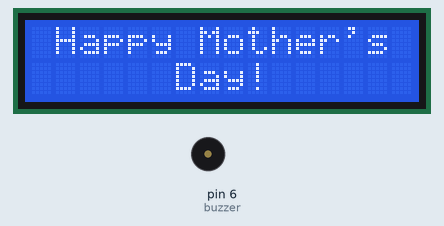
Recording of a sketch running on a simulated Arduino Uno, built with avr-gcc and run on an emulated ATmega328P. Parts: 16×2 character LCD, buzzer (waves = sounding).

Above: at 0.1 s.
At 7.8 s:
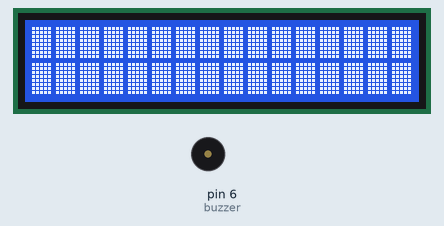
At 18.3 s:
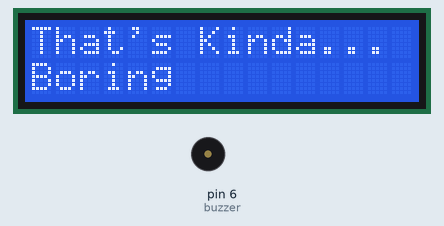
At 31.2 s:
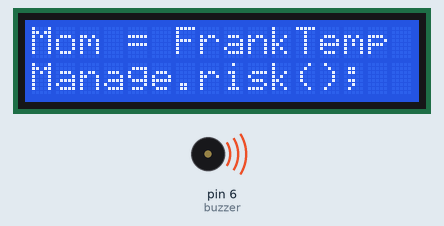
Timing chart, 0 to 40.0 s (numbered marks = the images above):
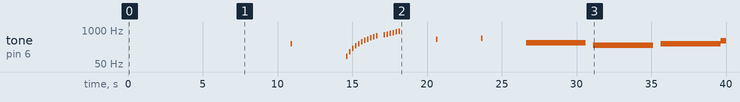

Measured:
- by itself, tone on pin 6 (buzzer): plays 300 Hz for 0.10 s, 100 Hz for 0.10 s, 150 Hz for 0.10 s, 200 Hz for 0.10 s, 250 Hz for 0.10 s, 300 Hz for 0.10 s … (24 notes in this stretch)
- what the display in image 1 shows lasts 3.1 s, from 7.8 s to 10.9 s
- what the display in image 2 shows lasts 2.5 s, from 18.1 s to 20.6 s

The sketch:

Mothers_Day.ino
```cpp
#include <LiquidCrystal.h> // Library for the LCD Display.

LiquidCrystal lcd (13, 12, 11, 10, 9, 8); // Declares the connectivity pins on the LCD Display as connected to Pins 8 - 13.

const int buzzer = 6; // The Piezo buzzer is connected to Pin 6 on the Arduino.

// Stores data for each pixel, painting each 8x5 square for the progress bar
byte p20[8] = {
  B10000,
  B10000,
  B10000,
  B10000,
  B10000,
  B10000,
  B10000,
  B10000,
};
byte p40[8] = {
  B11000,
  B11000,
  B11000,
  B11000,
  B11000,
  B11000,
  B11000,
  B11000,
};
byte p60[8] = {
  B11100,
  B11100,
  B11100,
  B11100,
  B11100,
  B11100,
  B11100,
  B11100,
};
byte p80[8] = {
  B11110,
  B11110,
  B11110,
  B11110,
  B11110,
  B11110,
  B11110,
  B11110,
};
byte p100[8] = {
  B11111,
  B11111,
  B11111,
  B11111,
  B11111,
  B11111,
  B11111,
  B11111,
};

const float C = 261.62;
const float D = 293.66;
const float E = 329.63;
const float F = 349.23;
const float G = 391.99;
const float A = 440.00;
const float B = 493.88;

void setup() {
  pinMode(buzzer, OUTPUT);

  lcd.begin(16, 2);
  lcd.createChar(0, p20);
  lcd.createChar(1, p40);
  lcd.createChar(2, p60);
  lcd.createChar(3, p80);
  lcd.createChar(4, p100);

  // Prints Initializing... on the top row of the screen as the progress bar executes
  lcd.setCursor(1, 0);
  lcd.print("Happy Mother's");
  lcd.setCursor(6, 1);
  lcd.print("Day!");
  delay(3000);

  // For loop for the progress bar
  for (int i = 0; i < 16; i++)
  {

    for (int j = 0; j < 5; j = j + 2)
    {
      lcd.setCursor(i, 1);
      lcd.write(j);
      lcd.setCursor(i, 0);
      lcd.write(j);
      delay(100);
    }
  }
  delay(3000);
  lcd.setCursor(5, 1);
  lcd.print("Wait...");
  tone(buzzer, 300, 100);

  for (int i = 15; i >= 12; i--) {
    lcd.setCursor(i, 1);
    lcd.print(" ");
    delay(100);
  }

  for (int i = 4; i >= 0; i--) {
    lcd.setCursor(i, 1);
    lcd.print(" ");
    delay(100);
  }

  for (int i = 15; i >= 0; i--) {
    lcd.setCursor(i, 0);
    lcd.print(" ");
    delay(100);
  }
  delay(1000);
  lcd.clear();

  lcd.setCursor(0, 0);
  lcd.print("T");
  delay(200);
  tone(buzzer, 100, 100);
  lcd.setCursor(1, 0);
  lcd.print("h");
  delay(200);
  tone(buzzer, 150, 100);
  lcd.setCursor(2, 0);
  lcd.print("a");
  delay(200);
  tone(buzzer, 200, 100);
  lcd.setCursor(3, 0);
  lcd.print("t");
  delay(200);
  tone(buzzer, 250, 100);
  lcd.setCursor(4, 0);
  lcd.print("'");
  delay(200);
  tone(buzzer, 300, 100);
  lcd.setCursor(5, 0);
  lcd.print("s");
  delay(200);
  tone(buzzer, 350, 100);
  lcd.setCursor(7, 0);
  lcd.print("K");
  delay(200);
  tone(buzzer, 400, 100);
  lcd.setCursor(8, 0);
  lcd.print("i");
  delay(200);
  tone(buzzer, 450, 100);
  lcd.setCursor(9, 0);
  lcd.print("n");
  delay(200);
  tone(buzzer, 500, 100);
  lcd.setCursor(10, 0);
  lcd.print("d");
  delay(200);
  tone(buzzer, 550, 100);
  lcd.setCursor(11, 0);
  lcd.print("a");
  delay(200);
  tone(buzzer, 600, 100);
  lcd.setCursor(12, 0);
  lcd.print("...");
  delay(500);
  tone(buzzer, 650, 100);
  lcd.setCursor(0, 1);
  lcd.print("B");
  delay(200);
  tone(buzzer, 700, 100);
  lcd.setCursor(1, 1);
  lcd.print("o");
  delay(200);
  tone(buzzer, 750, 100);
  lcd.setCursor(2, 1);
  lcd.print("r");
  delay(200);
  tone(buzzer, 800, 100);
  lcd.setCursor(3, 1);
  lcd.print("i");
  delay(200);
  tone(buzzer, 850, 100);
  lcd.setCursor(4, 1);
  lcd.print("n");
  delay(200);
  tone(buzzer, 900, 100);
  lcd.setCursor(5, 1);
  lcd.print("g");
  delay(2500);
  lcd.clear();


  tone(buzzer, A, 100);
  lcd.setCursor(0, 0);
  lcd.print("Let's make it a");
  lcd.setCursor(0, 1);
  lcd.print("little more...");
  delay(2500);
  lcd.clear();
  delay(500);

  tone(buzzer, B, 100);
  lcd.setCursor(0, 0);
  lcd.print("Interesting...");
  delay(2500);
  lcd.clear();
  delay(500);


  tone(buzzer, E, 4000);
  lcd.setCursor(0, 0);
  lcd.print("long loveVal = ");
  lcd.setCursor(0, 1);
  lcd.print("digitalRead(Mom)");
  delay(4000);
  lcd.clear();
  delay(500);

  tone(buzzer, C, 4000);
  lcd.setCursor(0, 0);
  lcd.print("Mom = FrankTemp");
  lcd.setCursor(0, 1);
  lcd.print("Manage.risk();");
  delay(4000);
  lcd.clear();
  delay(500);

  tone(buzzer, D, 4000);
  lcd.setCursor(0, 0);
  lcd.print("Compiler Error!");
  delay(3500);
  lcd.clear();
  delay(500);

  tone(buzzer, G, 4000);
  lcd.setCursor(0, 0);
  lcd.print("FrankTemp = ");
  lcd.setCursor(0, 1);
  lcd.print("fullOfIdiots(?);");
  delay(4000);
  lcd.clear();
  delay(500);

  tone(buzzer, 130.81, 4000);
  lcd.setCursor(0, 0);
  lcd.print("#define allOfUs");
  lcd.setCursor(0, 1);
  lcd.print("you > any1Else");
  delay(4000);
  lcd.clear();
  delay(500);


  tone(buzzer, F, 4000);
  lcd.setCursor(0, 0);
  lcd.print("weLoveYou = true");
  lcd.setCursor(0, 1);
  lcd.print("love > 111010101");
  delay(4000);
  lcd.clear();
  delay(500);

  tone(buzzer, E, 4000);
  lcd.setCursor(0, 0);
  lcd.print("if (bestEver) {");
  lcd.setCursor(0, 1);
  lcd.print("return weLoveYou");
  delay(4000);
  lcd.clear();
  delay(500);

  tone(buzzer, 247.50, 4000);
  lcd.setCursor(1, 0);
  lcd.print("Happy Mother's");
  lcd.setCursor(3, 1);
  lcd.print("Day, Mom!!");
  delay(4000);
  lcd.clear();
  delay(500);

  tone(buzzer, C, 5000);
  lcd.setCursor(2, 0);
  lcd.print("WE LOVE YOU!");
  for (int i = 0; i < 16; i++)
  {

    for (int j = 0; j < 5; j = j + 2)
    {
      lcd.setCursor(i, 1);
      lcd.write(j);
      delay(100);
    }
  }
}

void loop() {
  // put your main code here, to run repeatedly:

}
```
